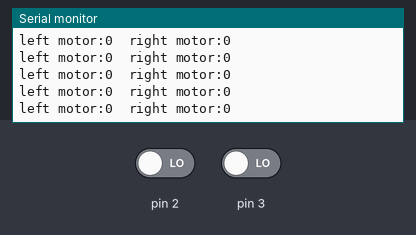
Simulated run of this sketch. Board: Arduino Uno, built with avr-gcc and run on an emulated ATmega328P. Shown: the last lines printed to the serial monitor. The inputs (shaded band) are chosen by the test bench; at power-on: pin 2 LOW, pin 3 LOW.

Above: at 1.2 s.
1.3 s: pin 2 driven HIGH
At 2.0 s:
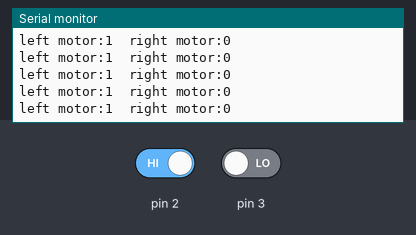
4.3 s: pin 3 driven HIGH
At 5.3 s:
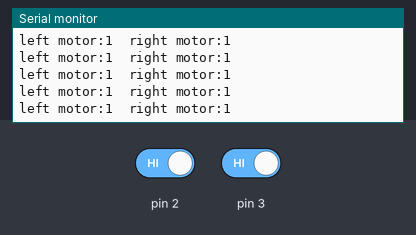

The sketch:

Car_SPeed.ino
```cpp
unsigned int motor1=0;	 //计左电机码盘脉冲值
unsigned int motor2=0;	 //计右电机码盘脉冲值

void setup() {
  Serial.begin(9600);
  attachInterrupt(0, left_motor, RISING);
  attachInterrupt(1, right_motor, RISING);
}

void loop() {
    Serial.print("left motor:");
    Serial.print(motor1);
    Serial.print("\tright motor:");
    Serial.println(motor2);

}

void left_motor()            //触发函数
{
  motor1++;
  if(motor1>=99)
    motor1=0;
}

void right_motor()            //触发函数
{
  motor2++;
  if(motor2>=99) motor2=0;
}
```

Measured:
- after the input at 1.3 s, the serial monitor: prints a new line after 0.07 s (image 1)
- after the input at 4.3 s, the serial monitor: prints a new line after 0.07 s (image 2)
